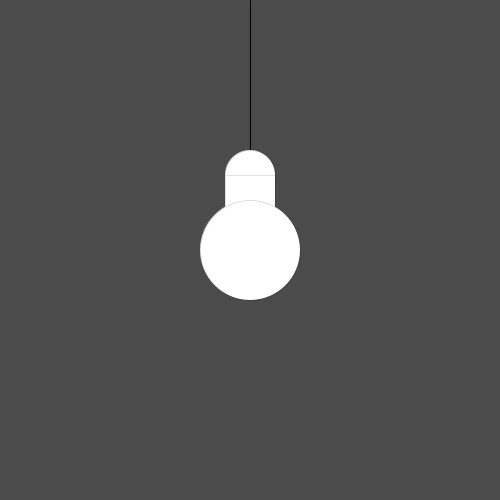
Frame 1 (no input)
Frame 60 (the mouse pressed at the canvas centre just before this capture): identical to frame 1, image omitted
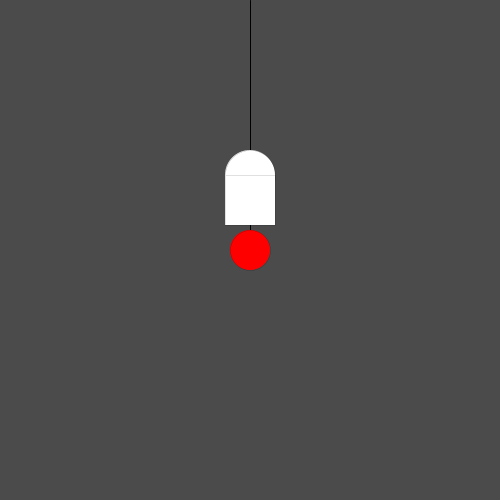
Frame 120 (the mouse held since frame 60 and released just before this capture)

The Processing sketch that drew these frames (run headless with seeded random() and noise(); from frame 60 on, the mouse is pressed at the canvas centre):

// Processing sketch: If_Statements
// ── If_Statements.pde
// Today we are looking at if statements 
// and begining our journey into arrays

void setup()
{
  size(500,500);
   
}

int posX = 250, size =100; 
void draw(){
  background(75);
  fill(255); 
  strokeWeight(1); 
  line(250,0,250, 250);
  strokeWeight(0); 
  ellipse(250,175,50,50);
  rect(225,175,50,50);
  
  
  //boolean something = false; 
  if(mouseX >= (posX - size*0.5 )
     && mouseX <= (posX + size * 0.5)
     && mouseY >= (posX - size* 0.5 )
     && mouseY <= (posX + size * 0.5))
  {
    size --; 
    fill(255,0,0);
  }else if( size < 100){
    
   size ++;  
  }
  
  ellipse(posX,250,size,size);
 
  
} 
